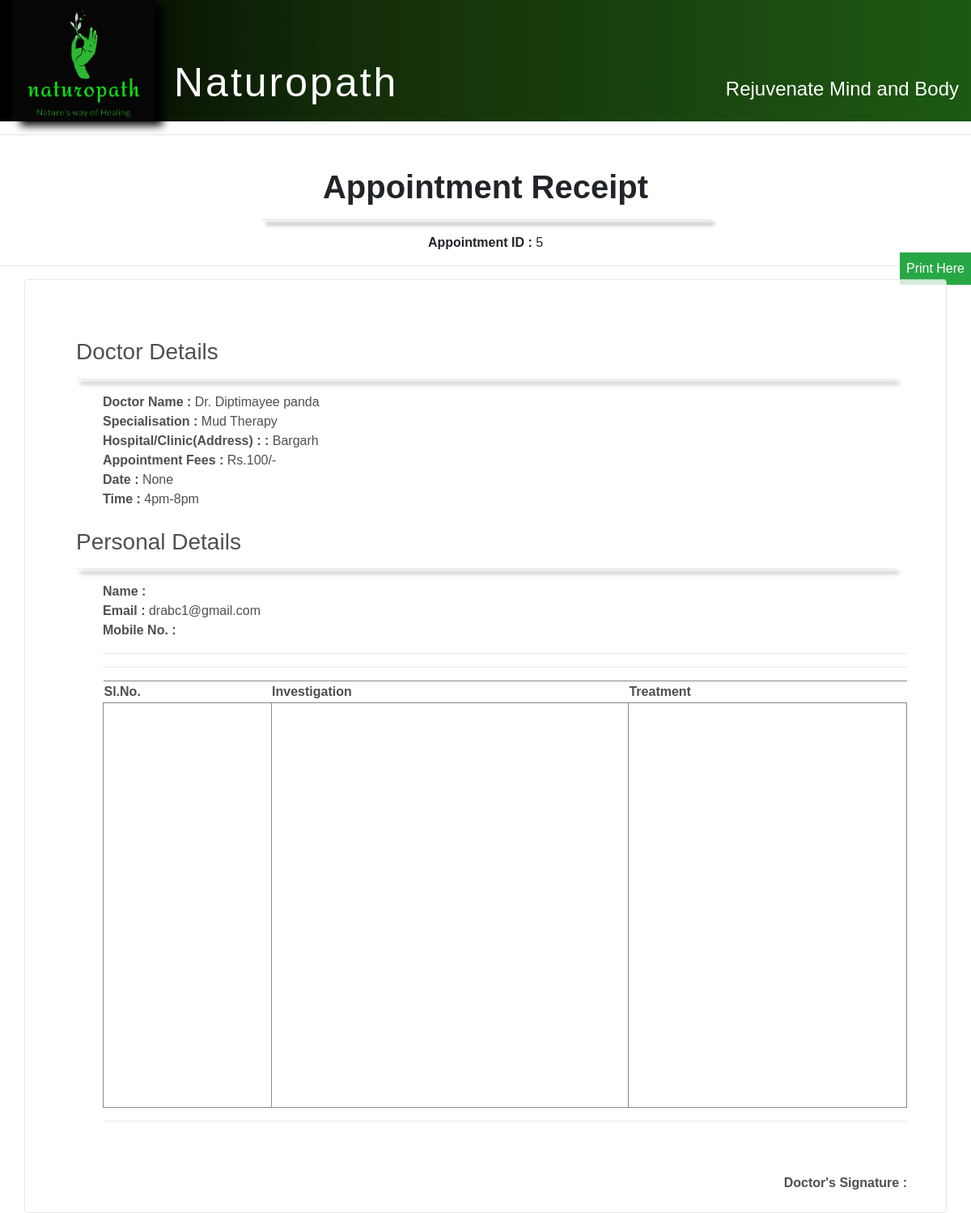
/patient/p_print_consultation/5/ (signed in), run on the app's committed database.
### patient/models.py (models this page shows)
class Appointment(models.Model):
    appointment_id = models.AutoField(primary_key=True)
    pat_id = models.IntegerField(null=False)
    doc_id = models.IntegerField(null=False)
    appointment_status = models.BooleanField(default=False)
    payment_status = models.BooleanField(default=False)
    reject_status = models.BooleanField(default=False)
    appdate = models.CharField(max_length=30 ,null=True)
    time = models.CharField(max_length=30 ,null=True)
    reason = models.CharField(max_length=200, null=True)
    fees = models.IntegerField(null=True)
    txnid = models.CharField(max_length=40, null=True)

### doctor/models.py (models this page shows, shortened)
class Doctor(models.Model):
    user=models.OneToOneField(User, on_delete=models.CASCADE, primary_key=True)
    Is_patient = models.BooleanField(default=False)
    Is_doctor = models.BooleanField(default=True)
    name = models.CharField(max_length=50)
    dob = models.DateField()
    pin = models.IntegerField(null=True)
    address = models.CharField(max_length=100)
    specialist = models.CharField(max_length=30, null=True)
    mobile_no = models.CharField(max_length=13)
    gender = models.CharField(max_length=10,null=True)
    qualification = models.CharField(max_length=40, null=True)
    experience = models.IntegerField(null=True)
    fees = models.IntegerField(null=True, default=100)
    language = models.CharField( max_length=30 ,null=True, default='English')
    image = models.ImageField(upload_to='profile_img', blank=True,null=True)

class Consultation(models.Model):
    user=models.OneToOneField(User, on_delete=models.CASCADE, primary_key=True)
    fees = models.IntegerField(null=True)
    time = models.CharField(max_length=50, null=True)

### patient/views.py (the view)
# urls.py: path('p_print_consultation/<int:pk>/',views.p_print_consultation,name='p_print_consultation'),
@login_required
def p_print_consultation(request,pk):
    appobj=Appointment.objects.get(pk=pk)
    docobj= Doctor.objects.get(pk=appobj.doc_id)
    dconobj= Consultation.objects.get(pk=appobj.doc_id)
    arg={'docobj':docobj, 'dconobj':dconobj, 'appobj':appobj }
    print(appobj.appdate)
    print(appobj.pk)
    return render(request, 'patient/p_print_consultation.html',arg)

### patient/templates/patient/p_print_consultation.html (shortened to what this page needs)
{% load static %}
<!doctype html>
<html lang="en">
  <head>
	 <link rel="stylesheet" href="https://cdnjs.cloudflare.com/ajax/libs/font-awesome/4.7.0/css/font-awesome.min.css">
    <link rel="stylesheet" href="https://maxcdn.bootstrapcdn.com/bootstrap/4.3.1/css/bootstrap.min.css">
    </head>
<body style="font-family: Arial, Helvetica, sans-serif;">
	<div class="container-fluid text-white"
		style="background-image: linear-gradient(to right,#000000 , #132b08, #19420e, #1d5a13);">
		<div class="row">
			<div class="col-xl-2 col-lg-2 col-md-3 col-sm-12 col-12 text-sm-center text-center" >
				<a href="{% url 'p_Home' %}"><img src="{% static 'patient/logo.png' %}" class="" style="height: 150px;  box-shadow: 10px 5px 10px black;"></a>
			</div>
			<div
				class="col-xl-5 col-lg-5 col-md-4 col-sm-12 col-12">
				<h3 class="text-white text-sm-center text-center text-md-left mt-lg-5 mt-md-5 mt-xl-5 pt-lg-4 pt-xl-4 pt-md-4" style="text-align: left; letter-spacing: 3px; font-size: 50px;">Naturopath</h3>
			</div>
			<div
				class="col-xl-5 col-lg-5 col-md-5 col-sm-12 col-12 align-bottom mt-md-4">
				<h4 class="text-white text-xl-right text-lg-center text-md-right text-md-right text-sm-center text-center mt-2 mt-lg-5 mt-md-5 mt-xl-5 pt-lg-4 pt-xl-4 pt-md-4 " style="font-size: 2vw" >Rejuvenate Mind and Body</h4>
			</div>
		</div>
	</div>
<hr>
    <div >
        <div class="container text-center pt-4">
            <h1 ><b>Appointment Receipt </b></h1>
            <hr class="w-50 " style="box-shadow: 5px 5px 5px #000000;">
        </div>
        <div class="w-75 m-auto text-center">
            <span><strong>Appointment ID : </strong> {{ appobj.pk }}</span>
        </div>
        <a title='print screen' alt='Print Screen' onclick="window.print()" target='_blank' style="curson:pointer; float:right;" class="btn-success p-2 text-white">Print Here</a>
        <hr>
                <div id="formsection" class="container mt-3  rounded p-lg-5 p-xl-5 img-thumbnail" id="Patient_regs" style=" background-color: white; opacity: .8; ">
                            <div class="container pt-4 ">
                                <h3>Doctor Details </h3>
                                <hr class="w-100 ml-0" style="box-shadow: 5px 5px 5px #000000;">
                            </div>
                            <div class="ml-5">
                            <div class="">
                                <span><strong>Doctor Name : </strong> </span>
                                <span> {{ docobj.name }}</span>
                            </div>
                            <div class="">
                                <span><strong>Specialisation : </strong></span>
                                <span> {{ docobj.specialist }}</span>
                            </div>
                            <div class="">
                                <span><strong>Hospital/Clinic(Address) : : </strong></span>
                                <span>{{ docobj.address }}</span>
                            </div>
                            <div class="">
                                <span><strong>Appointment Fees : </strong></span>
                                <span>Rs.{{ dconobj.fees }}/- </span>
                            </div>
                            <div class="">
                                <span><strong>Date : </strong></span>
                                <span>{{ appobj.appdate }} </span>
                            </div>
                            <div class="">
                                <span><strong>Time : </strong></span>
                                <span>{{ dconobj.time }} </span>
                            </div>
                            </div>
                            <div class="container pt-4 ">
                                <h3>Personal Details </h3>
                                <hr class="w-100 ml-0" style="box-shadow: 5px 5px 5px #000000;">
                            </div>
                            <div class='ml-5'>
                            <div class="">
                                <span><strong>Name : </strong></span>
                            </div>
                            <div class="">
                                <span><strong>Email : </strong></span>
                                <span>{{ user.email }}</span>
                            </div>
                            <div class="">
                                <span><strong>Mobile No. : </strong></span>
                            </div>
                            <hr>
                            <hr>
                            <table style="width:100%;  border-bottom: 1px solid rgb(109, 108, 108);" >
                                <tr style="border-bottom: 1px solid rgb(109, 108, 108); border-top: 1px solid rgb(109, 108, 108);">
                                  <th>Sl.No.</th>
                                  <th>Investigation</th>
                                  <th>Treatment</th>
                                </tr>
                                <tr style="height: 500px; ">
                                    <td style="border-left: 1px solid rgb(109, 108, 108);"></td>
                                    <td style="border-left: 1px solid rgb(109, 108, 108);"></td>
                                    <td style="border-left: 1px solid rgb(109, 108, 108);  border-right: 1px solid rgb(109, 108, 108);"></td>
                                </tr>
                            </table>
                            <hr>
                                <br><br>
                            <div class="" style="float: right;">
                                <span><strong>Doctor's Signature : </strong></span>
                            </div>
                            </div>
                    </div>
            </div>
</body>
</html>

### data on the page
Appointment: pk "5", appdate "None"
Doctor: name "Dr. Diptimayee panda", specialist "Mud Therapy", address "Bargarh"
Consultation: fees "100", time "4pm-8pm"

### other printed values
{{ user.email }} "drabc1@gmail.com"
